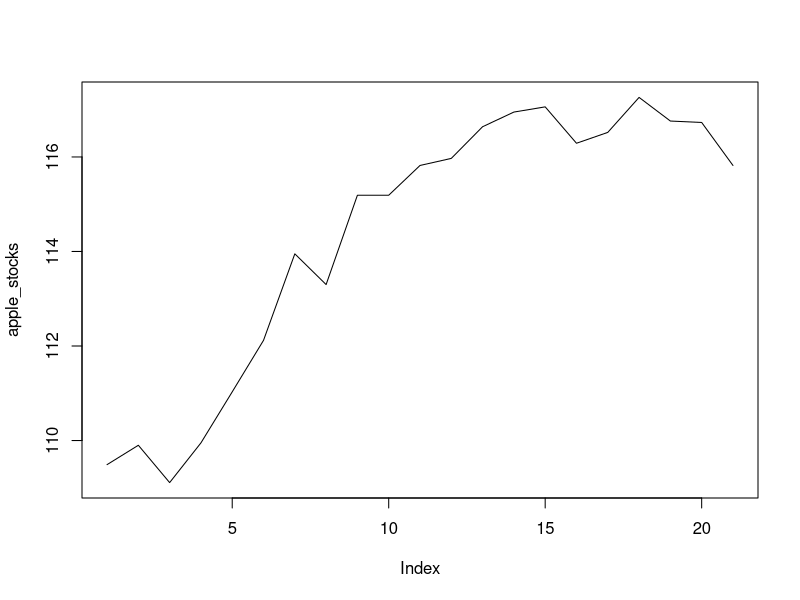

Reproduce this figure in R.
# sample stock prices
apple_stocks <- c(109.49,109.90,109.11,109.95,111.03,112.12,113.95,113.30,115.19,115.19,115.82,115.97,116.64,116.95,117.06,116.29,116.52,117.26,116.76,116.73,115.82)
ibm_stocks <- c(159.82, 160.02, 159.84)



#plot(apple_stocks)
#plot(apple_stocks, type ="p") #plot points
plot(apple_stocks, type ="l") #plot lines

#portfolio return #using weighted average
#weight = % of total cash in each stock 

#portfolio1:
apple_ret <- 5 # %
ibm_ret <- 7

apple_weight <- .4
ibm_weight <- .6

portf_1_ret <- apple_ret * apple_weight + 
				ibm_ret * ibm_weight

portf_1_ret

#portfolio2
microsoft_ret <- 7
sony_ret <- 9
microsoft_weight <- .2
sony_weight <- .8

portf_2_ret <- microsoft_ret * microsoft_weight +
				sony_ret * sony_weight
portf_2_ret














# Weights, returns, and company names
ret <- c(7, 9)
weight <- c(.2, .8)
companies <- c("Microsoft", "Sony")

# Assign company names to your vectors
names(ret) <- companies
names(weight) <- companies

# Multiply the returns and weights together 
ret_X_weight <- ret * weight

# Print ret_X_weight
ret_X_weight

# Sum to get the total portfolio return
portf_ret <-sum(ret_X_weight)

# Print portf_ret
portf_ret







#stock prices: same time period
microsoft <- c(59.20,59.25,60.22,59.95)
ebay <- c(17.44, 18.32, 19.11, 18.22)

#create 2 columns (for each company)
cbind(microsoft, ebay)
#bind by rows
rbind(microsoft,ebay)

#relationship between 2 stocks (how much they move relative to each other)
cor(microsoft, ebay)
microsoft_ebay_matrix <- cbind(microsoft, ebay)
cor(microsoft_ebay_matrix)
